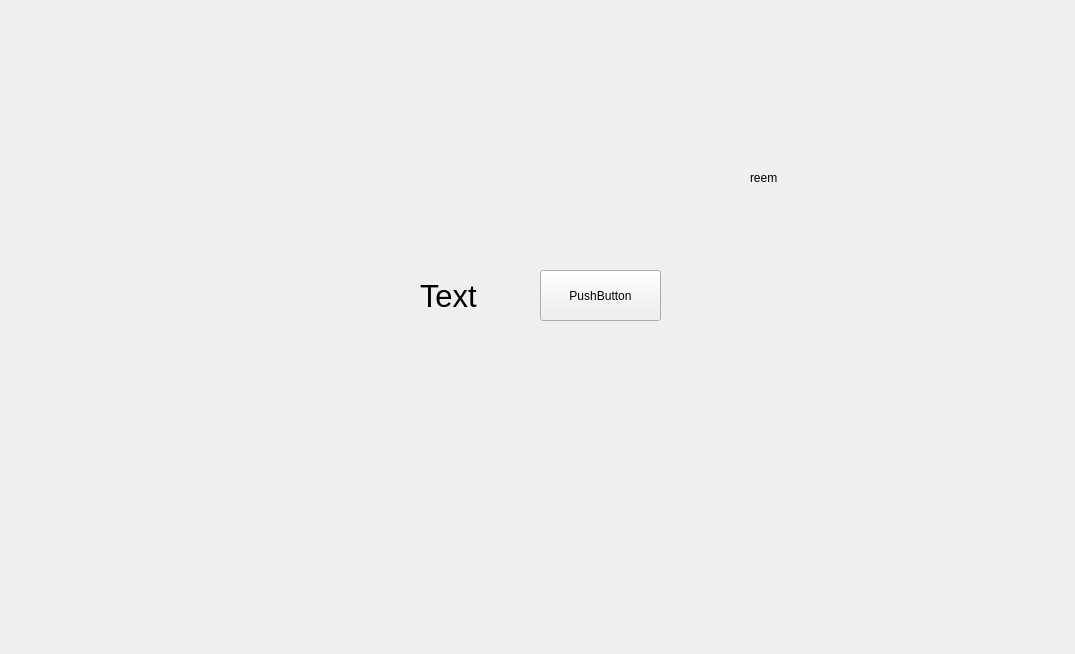
<?xml version="1.0" encoding="UTF-8"?>
<ui version="4.0">
 <class>Form</class>
 <widget class="QWidget" name="Form">
  <property name="geometry">
   <rect>
    <x>0</x>
    <y>0</y>
    <width>1075</width>
    <height>654</height>
   </rect>
  </property>
  <property name="windowTitle">
   <string>Form</string>
  </property>
  <widget class="QLabel" name="textLabel">
   <property name="geometry">
    <rect>
     <x>420</x>
     <y>270</y>
     <width>131</width>
     <height>51</height>
    </rect>
   </property>
   <property name="font">
    <font>
     <pointsize>23</pointsize>
    </font>
   </property>
   <property name="text">
    <string>Text</string>
   </property>
  </widget>
  <widget class="QPushButton" name="changeButton">
   <property name="geometry">
    <rect>
     <x>540</x>
     <y>270</y>
     <width>121</width>
     <height>51</height>
    </rect>
   </property>
   <property name="text">
    <string>PushButton</string>
   </property>
  </widget>
  <widget class="QLabel" name="label">
   <property name="geometry">
    <rect>
     <x>148</x>
     <y>160</y>
     <width>201</width>
     <height>81</height>
    </rect>
   </property>
   <property name="text">
    <string/>
   </property>
   <property name="pixmap">
    <pixmap>../photo/net.png</pixmap>
   </property>
   <property name="scaledContents">
    <bool>true</bool>
   </property>
  </widget>
  <widget class="QLabel" name="label_2">
   <property name="geometry">
    <rect>
     <x>750</x>
     <y>170</y>
     <width>49</width>
     <height>16</height>
    </rect>
   </property>
   <property name="text">
    <string>reem</string>
   </property>
  </widget>
 </widget>
 <resources/>
 <connections/>
</ui>
